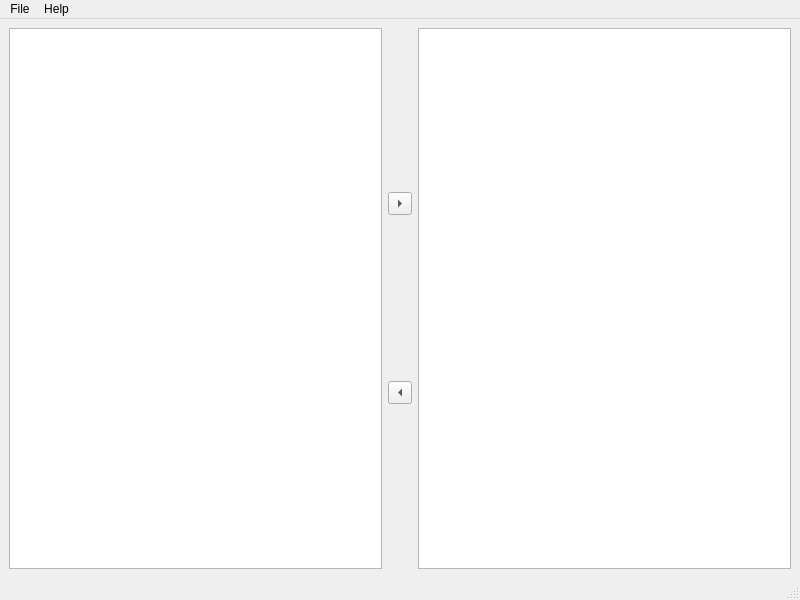
<?xml version="1.0" encoding="UTF-8"?>
<ui version="4.0">
 <class>MainWindow</class>
 <widget class="QMainWindow" name="MainWindow">
  <property name="geometry">
   <rect>
    <x>0</x>
    <y>0</y>
    <width>800</width>
    <height>600</height>
   </rect>
  </property>
  <property name="windowTitle">
   <string>qOlive</string>
  </property>
  <widget class="QWidget" name="centralwidget">
   <layout class="QGridLayout" name="gridLayout">
    <item row="0" column="2">
     <widget class="QTreeView" name="treeView">
      <property name="contextMenuPolicy">
       <enum>Qt::ActionsContextMenu</enum>
      </property>
      <property name="showDropIndicator" stdset="0">
       <bool>false</bool>
      </property>
      <property name="dragEnabled">
       <bool>false</bool>
      </property>
      <property name="dragDropMode">
       <enum>QAbstractItemView::NoDragDrop</enum>
      </property>
      <property name="defaultDropAction">
       <enum>Qt::MoveAction</enum>
      </property>
      <property name="alternatingRowColors">
       <bool>true</bool>
      </property>
      <property name="selectionMode">
       <enum>QAbstractItemView::SingleSelection</enum>
      </property>
      <property name="textElideMode">
       <enum>Qt::ElideNone</enum>
      </property>
      <property name="sortingEnabled">
       <bool>false</bool>
      </property>
      <property name="animated">
       <bool>true</bool>
      </property>
      <property name="wordWrap">
       <bool>true</bool>
      </property>
      <attribute name="headerShowSortIndicator" stdset="0">
       <bool>false</bool>
      </attribute>
     </widget>
    </item>
    <item row="0" column="1">
     <layout class="QVBoxLayout" name="verticalLayout">
      <property name="spacing">
       <number>2</number>
      </property>
      <item>
       <widget class="QToolButton" name="parseButton">
        <property name="text">
         <string>Parse</string>
        </property>
        <property name="arrowType">
         <enum>Qt::RightArrow</enum>
        </property>
       </widget>
      </item>
      <item>
       <widget class="QToolButton" name="serializeButton">
        <property name="text">
         <string>Serialize</string>
        </property>
        <property name="arrowType">
         <enum>Qt::LeftArrow</enum>
        </property>
       </widget>
      </item>
     </layout>
    </item>
    <item row="0" column="0">
     <widget class="QTextEdit" name="textEdit"/>
    </item>
   </layout>
  </widget>
  <widget class="QMenuBar" name="menubar">
   <property name="geometry">
    <rect>
     <x>0</x>
     <y>0</y>
     <width>800</width>
     <height>22</height>
    </rect>
   </property>
   <widget class="QMenu" name="menuFile">
    <property name="title">
     <string>File</string>
    </property>
    <addaction name="actionNew_File"/>
    <addaction name="actionOpen"/>
    <addaction name="actionSave"/>
    <addaction name="actionSave_As"/>
   </widget>
   <widget class="QMenu" name="menuHelp">
    <property name="title">
     <string>Help</string>
    </property>
    <addaction name="actionAbout_Qt"/>
   </widget>
   <addaction name="menuFile"/>
   <addaction name="menuHelp"/>
  </widget>
  <widget class="QStatusBar" name="statusbar"/>
  <action name="actionOpen">
   <property name="text">
    <string>Open...</string>
   </property>
   <property name="shortcut">
    <string>Ctrl+O</string>
   </property>
  </action>
  <action name="actionSave">
   <property name="text">
    <string>Save...</string>
   </property>
   <property name="shortcut">
    <string>Ctrl+S</string>
   </property>
  </action>
  <action name="actionSave_As">
   <property name="text">
    <string>Save As...</string>
   </property>
   <property name="shortcut">
    <string>Ctrl+Shift+S</string>
   </property>
  </action>
  <action name="actionNew_File">
   <property name="text">
    <string>New File...</string>
   </property>
   <property name="shortcut">
    <string>Ctrl+N</string>
   </property>
  </action>
  <action name="actionAbout_Qt">
   <property name="text">
    <string>About Qt...</string>
   </property>
  </action>
  <action name="actionAppend_Child">
   <property name="text">
    <string>Append Child...</string>
   </property>
   <property name="shortcut">
    <string>+</string>
   </property>
  </action>
  <action name="actionRemove_Node">
   <property name="text">
    <string>Remove Node</string>
   </property>
   <property name="shortcut">
    <string>Del</string>
   </property>
  </action>
  <action name="actionEdit_Attributes">
   <property name="text">
    <string>Edit Attributes...</string>
   </property>
   <property name="shortcut">
    <string>E</string>
   </property>
  </action>
  <action name="actionExpand_All">
   <property name="text">
    <string>Expand All</string>
   </property>
  </action>
  <action name="actionCollapse_All">
   <property name="text">
    <string>Collapse All</string>
   </property>
  </action>
 </widget>
 <resources/>
 <connections/>
</ui>
